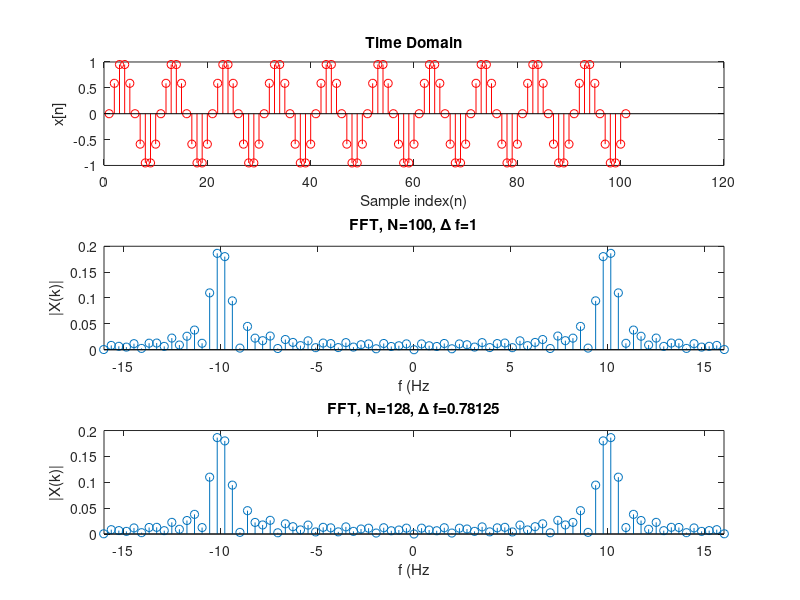

Write MATLAB code to recreate this figure.
clc
clear all
close all
%DSP - Expt-2 Spectral Leakage
Fx = 10;                      %Frequency of sinusoid    
Fs = 100;                     %Sampling Frequency
observationTime = 1;          %observation time in seconds
t = 0:1/Fs:observationTime;   %Time Base
x = sin(2*pi*Fx*t);           %Sampled sine wave
 
N = (256/100)*100;            %DFT length same as signal length
X1 = 1/N*fftshift(fft(x,N));  %N-point complex DFT of x
F1 = (-N/2:1:N/2-1)*Fs/N;     %frequencies on x-axis, Fs/N is the fre resolution

% N2 = (32/100)*256;          %DFT Length
X2 = 1/N*fftshift(fft(x,N));  %N-point complex DFT of x
F2 = (-N/2:1:N/2-1)*Fs/N;     %frequencies onx-axis, Fs/N is the fre resolution

figure;
subplot(3,1,1);
stem(x,'r');

title('Time Domain');
xlabel('Sample index(n)');
ylabel('x[n]');
subplot(3,1,2);              
stem(F1,abs(X1));               %Magnitude vs Frequencies
xlim([-16,16]);
title(['FFT, N=100, \Delta f=',num2str(Fs/100)]);
xlabel('f (Hz');
ylabel('|X(k)|');
subplot(3,1,3);
stem(F2,abs(X2));               %Magnitude vs Frequencies
xlim([-16,16]);
title(['FFT, N=128, \Delta f=',num2str(Fs/128)]);
xlabel('f (Hz');
ylabel('|X(k)|');